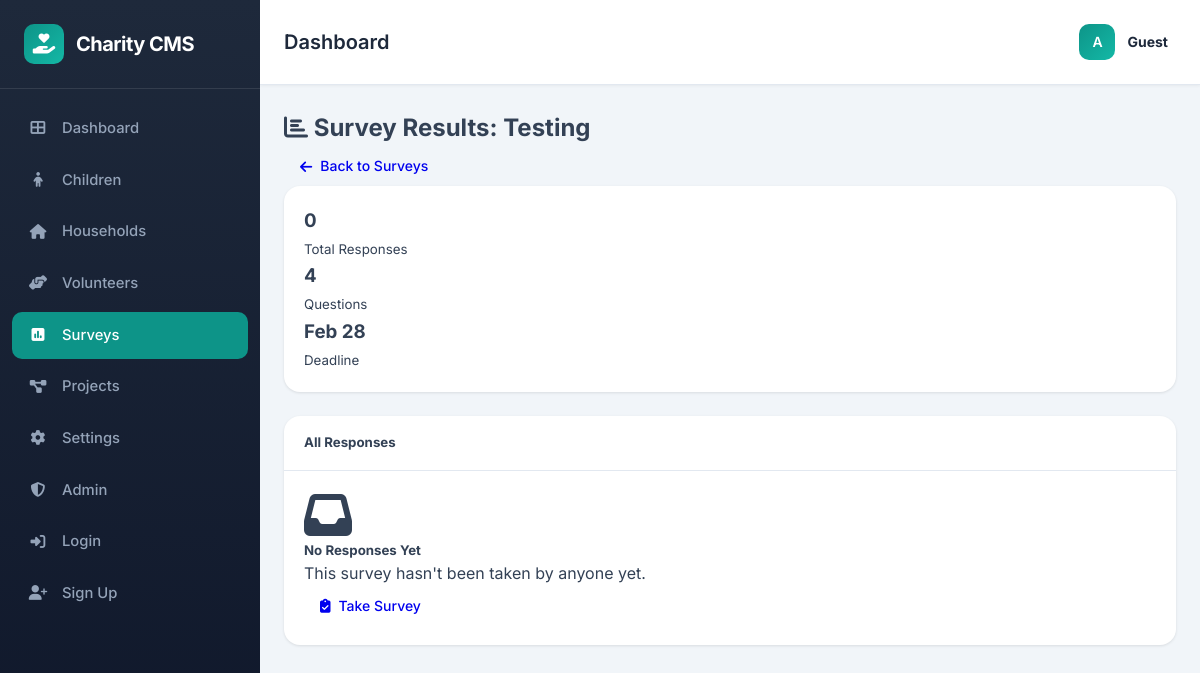
The app's page /surveys/1/results/ with its own data.
### children/models.py (models this page shows, shortened)
class Survey(models.Model):
    SURVEY_TYPES = [
        ('household', 'Household Assessment'),
        ('child', 'Child Assessment'),
        ('feedback', 'Feedback Survey'),
        ('evaluation', 'Program Evaluation'),
        ('other', 'Other'),
    ]
    title = models.CharField(max_length=255)
    description = models.TextField(blank=True)
    survey_type = models.CharField(max_length=20, choices=SURVEY_TYPES, default='other')
    is_active = models.BooleanField(default=True)
    created_by = models.ForeignKey(
        'auth.User',
        on_delete=models.SET_NULL,
        null=True,
        related_name='created_surveys'
    )
    created_at = models.DateTimeField(auto_now_add=True)
    updated_at = models.DateTimeField(auto_now=True)
    deadline = models.DateField(null=True, blank=True)
    class Meta:
        ordering = ['-created_at']
        verbose_name = 'Survey'
        verbose_name_plural = 'Surveys'

### children/views_html.py (the view)
def survey_results(request, pk):
    survey = get_object_or_404(Survey.objects.prefetch_related(
        'questions', 'responses__respondent', 'responses__answers'
    ), pk=pk)
    responses = survey.responses.all().order_by('-submitted_at')
    context = {
        'survey': survey,
        'responses': responses,
    }
    return render(request, 'children/survey_results.html', context)

### templates/children/survey_results.html (shortened to what this page needs)
{% extends 'base.html' %}
{% block content %}
<div class="container-fluid">
    <div class="d-flex justify-content-between align-items-center mb-4">
        <h2><i class="fas fa-chart-bar"></i> Survey Results: {{ survey.title }}</h2>
        <a href="{% url 'surveys' %}" class="btn btn-secondary">
            <i class="fas fa-arrow-left"></i> Back to Surveys
        </a>
    </div>
    <div class="row mb-4">
        <div class="col-md-12">
            <div class="card">
                <div class="card-body">
                    <div class="row text-center">
                        <div class="col-md-4">
                            <h3 class="mb-0">{{ responses.count }}</h3>
                            <small class="text-muted">Total Responses</small>
                        </div>
                        <div class="col-md-4">
                            <h3 class="mb-0">{{ survey.questions.count }}</h3>
                            <small class="text-muted">Questions</small>
                        </div>
                        <div class="col-md-4">
                            {% if survey.deadline %}
                            <h3 class="mb-0">{{ survey.deadline|date:"M d" }}</h3>
                            <small class="text-muted">Deadline</small>
                            {% else %}
                            <h3 class="mb-0">-</h3>
                            <small class="text-muted">No Deadline</small>
                            {% endif %}
                        </div>
                    </div>
                </div>
            </div>
        </div>
    </div>
    <div class="card">
        <div class="card-header">
            <h5 class="mb-0">All Responses</h5>
        </div>
        <div class="card-body">
            {% if responses %}
            <div class="accordion" id="responsesAccordion">
                {% for response in responses %}
                <div class="accordion-item">
                    <h2 class="accordion-header">
                        <button class="accordion-button collapsed" type="button" data-bs-toggle="collapse" data-bs-target="#response{{ response.id }}">
                            <div class="d-flex justify-content-between w-100 align-items-center pe-3">
                                <span>
                                    <strong>{{ response.respondent.full_name }}</strong>
                                    {% if response.child %}
                                    - {{ response.child.full_name }}
                                    {% endif %}
                                </span>
                                <span class="text-muted">{{ response.submitted_at|date:"M d, Y H:i" }}</span>
                            </div>
                        </button>
                    </h2>
                    <div id="response{{ response.id }}" class="accordion-collapse collapse" data-bs-parent="#responsesAccordion">
                        <div class="accordion-body">
                            <div class="row mb-3">
                                <div class="col-md-6">
                                    <small class="text-muted">Respondent:</small><br>
                                    {{ response.respondent.full_name }}
                                </div>
                                {% if response.child %}
                                <div class="col-md-6">
                                    <small class="text-muted">Related Child:</small><br>
                                    {{ response.child.full_name }} ({{ response.child.child_id }})
                                </div>
                                {% endif %}
                                {% if response.household %}
                                <div class="col-md-6">
                                    <small class="text-muted">Related Household:</small><br>
                                    {{ response.household.household_name }}
                                </div>
                                {% endif %}
                            </div>
                            <hr>
                            {% for answer in response.answers.all %}
                            <div class="mb-3">
                                <strong>Q{{ forloop.counter }}. {{ answer.question.question_text }}</strong>
                                <p class="mb-0 mt-1 ps-3">
                                    {% if answer.answer_text %}
                                    {{ answer.answer_text }}
                                    {% else %}
                                    <span class="text-muted">No answer</span>
                                    {% endif %}
                                </p>
                            </div>
                            {% endfor %}
                        </div>
                    </div>
                </div>
                {% endfor %}
            </div>
            {% else %}
            <div class="text-center py-5">
                <i class="fas fa-inbox fa-3x text-muted mb-3"></i>
                <h5>No Responses Yet</h5>
                <p class="text-muted">This survey hasn't been taken by anyone yet.</p>
                {% if survey.is_active %}
                <a href="{% url 'survey-take' survey.id %}" class="btn btn-success">
                    <i class="fas fa-clipboard-check"></i> Take Survey
                </a>
                {% endif %}
            </div>
            {% endif %}
        </div>
    </div>
</div>
{% endblock %}

### templates/base.html (style rules this page uses)
:root { --primary: #0d9488; --primary-dark: #0f766e; --primary-light: #14b8a6; --secondary: #64748b; --success: #10b981; --warning: #f59e0b; --danger: #ef4444; --dark: #1e293b; --light: #f8fafc; --border: #e2e8f0; --sidebar-width: 260px; }
* { margin: 0; padding: 0; box-sizing: border-box; }
body { font-family: 'Inter', -apple-system, BlinkMacSystemFont, sans-serif; background: #f1f5f9; color: #334155; line-height: 1.6; }
.card { background: white; border-radius: 16px; box-shadow: 0 1px 3px rgba(0,0,0,0.1); overflow: hidden; margin-bottom: 1.5rem; }
.card-header { padding: 1rem 1.25rem; border-bottom: 1px solid var(--border); display: flex; justify-content: space-between; align-items: center; flex-wrap: wrap; gap: 0.75rem; }
.card-body { padding: 1.25rem; }
.btn { display: inline-flex; align-items: center; gap: 0.5rem; padding: 0.5rem 1rem; border-radius: 10px; font-weight: 500; font-size: 0.875rem; text-decoration: none; border: none; cursor: pointer; transition: all 0.3s ease; white-space: nowrap; }

### records on screen
Survey: title "Testing", questions.count "4", deadline "Feb 28"

### other values on screen
{{ responses.count }} "0"
